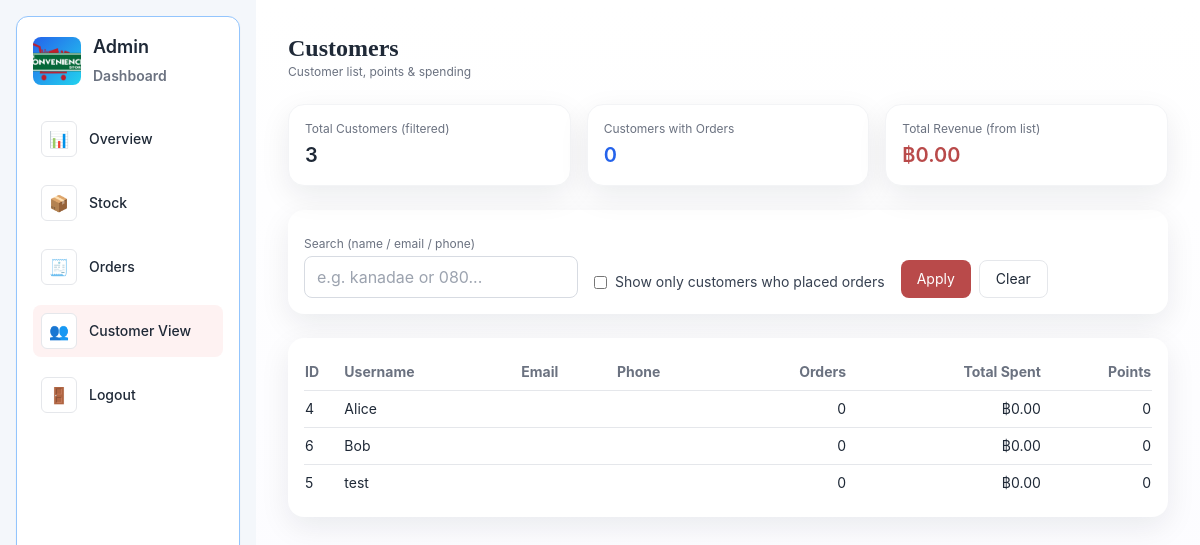
/database-Project-convenience-store-main/ADMIN_CUSTOMERS.php (signed in), run on an earlier commit of the app's database.
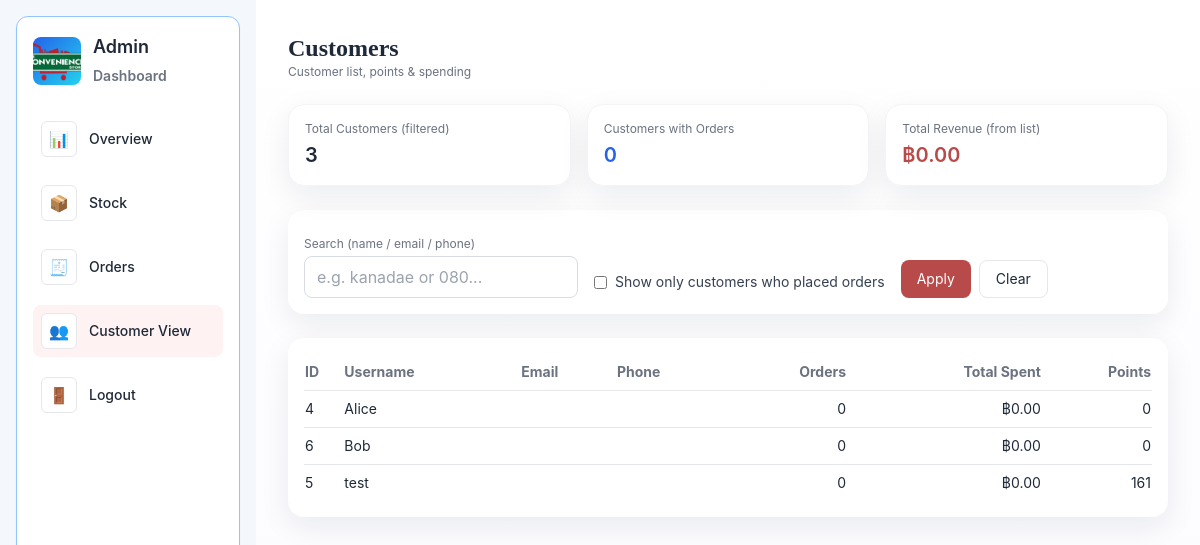
And on a later commit of the database.
### tables this page shows
CREATE TABLE `users` (
  `user_id` bigint(20) NOT NULL,
  `username` varchar(50) DEFAULT NULL,
  `password` varbinary(50) DEFAULT NULL,
  `email` varchar(100) DEFAULT NULL,
  `phone_number` varchar(15) DEFAULT NULL,
  `role` enum('Customer','Staff','Admin') NOT NULL DEFAULT 'Customer',
  `points` int(11) DEFAULT '0'
);

### database-Project-convenience-store-main/ADMIN_CUSTOMERS.php (the view, shortened to what the changed rows need)
<?php
require_once 'connect.php';
$customers = [];
$q = "
    SELECT u.user_id,
           u.username,
           u.email,
           u.phone_number,
           u.points,
           COUNT(DISTINCT o.order_id) AS order_count,
           IFNULL(SUM(p.amount_paid),0) AS total_spent
    FROM users u
    LEFT JOIN orders   o ON u.user_id = o.user_id
    LEFT JOIN payments p ON o.order_id = p.order_id
    WHERE u.role = 'Customer'
    GROUP BY u.user_id, u.username, u.email, u.phone_number, u.points
    ORDER BY total_spent DESC, u.username ASC
";
if ($res = $mysqli->query($q)) {
    while ($row = $res->fetch_assoc()) {
        $customers[] = $row;
    }
}
$filteredCustomers = [];
foreach ($customers as $c) {
    $filteredCustomers[] = $c;
}
?>
<!DOCTYPE html>
<html lang="en">
<head>
    <link rel="stylesheet" href="css/style.css">
    <script src="https://cdn.tailwindcss.com"></script>
</head>
<body class="min-h-screen antialiased text-gray-800">
<div class="flex min-h-screen">
    <div class="flex-1 p-8">
        <div class="max-w-screen-xl mx-auto">
            <div class="flex items-center justify-between mb-6">
                <div>
                    <h1 class="text-2xl font-bold" style="font-family: 'PT Serif', Georgia, serif;">Customers</h1>
                </div>
            </div>
            <div class="bg-white rounded-2xl shadow-card p-4">
                <table class="w-full text-sm">
                    <thead class="border-b text-gray-500">
                    <tr>
                        <th class="py-2 text-left">ID</th>
                        <th class="py-2 text-left">Username</th>
                        <th class="py-2 text-left">Email</th>
                        <th class="py-2 text-left">Phone</th>
                        <th class="py-2 text-right">Orders</th>
                        <th class="py-2 text-right">Total Spent</th>
                        <th class="py-2 text-right">Points</th>
                    </tr>
                    </thead>
                    <tbody>
                    <?php if (empty($filteredCustomers)): ?>
                        <tr>
                            <td colspan="7" class="py-4 text-center text-gray-400">
                                No customers found.
                            </td>
                        </tr>
                    <?php else: ?>
                        <?php foreach ($filteredCustomers as $c): ?>
                            <tr class="border-b last:border-0">
                                <td class="py-2"><?= (int)$c['user_id'] ?></td>
                                <td class="py-2"><?= htmlspecialchars($c['username']) ?></td>
                                <td class="py-2 text-gray-500"><?= htmlspecialchars($c['email'] ?? '') ?></td>
                                <td class="py-2 text-gray-500"><?= htmlspecialchars($c['phone_number'] ?? '') ?></td>
                                <td class="py-2 text-right"><?= (int)$c['order_count'] ?></td>
                                <td class="py-2 text-right">
                                    ฿<?= number_format($c['total_spent'], 2) ?>
                                </td>
                                <td class="py-2 text-right"><?= (int)$c['points'] ?></td>
                            </tr>
                        <?php endforeach; ?>
                    <?php endif; ?>
                    </tbody>
                </table>
            </div>
        </div>
    </div>
</div>
</body>
</html>

What changed in the data, as far as the page shows it:
changed users "test": points "0" → "161"
